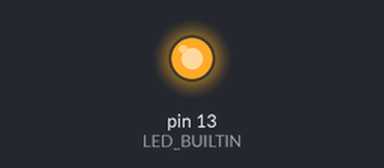
Bench run of a sketch on a simulated Arduino Uno, built with avr-gcc and run on an emulated ATmega328P. Parts: output pins drawn as LEDs (lit = HIGH). What the sketch prints to the serial monitor is not drawn.

Above: at 1.0 s.
At 4.8 s:
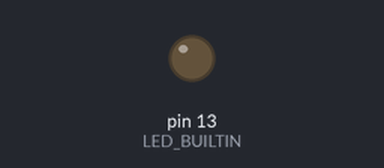
Timing chart, 0 to 9.9 s (numbered marks = the images above):
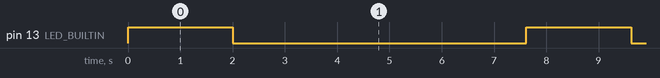

Measured:
- by itself, pin 13 (LED_BUILTIN): alternates HIGH for 2.0 s and LOW for 5.6 s

The sketch:

sketch_sep10b.ino
```cpp
void setup() {
  // put your setup code here, to run once:
 pinMode(LED_BUILTIN,OUTPUT);
 Serial.begin(9600);
}

void loop() {
  // put your main code here, to run repeatedly:
digitalWrite(LED_BUILTIN,HIGH);
delay(2000);
digitalWrite(LED_BUILTIN,LOW);
delay(5000);
Serial.println("hello from NodeMCU-32s");
Serial.print("Hello world from NodeMCU-32s controll pad ");
Serial.println("initialing Multiplication table");

for (int i=1;i<=9;i++)
{
  for(int i2=1;i2<=9;i2++)
  {
    String val = String(i) + "*" + String(i2) + "=" + (i*i2) + "\t";
    Serial.print(val);
  }
  Serial.println();
}

}
```
